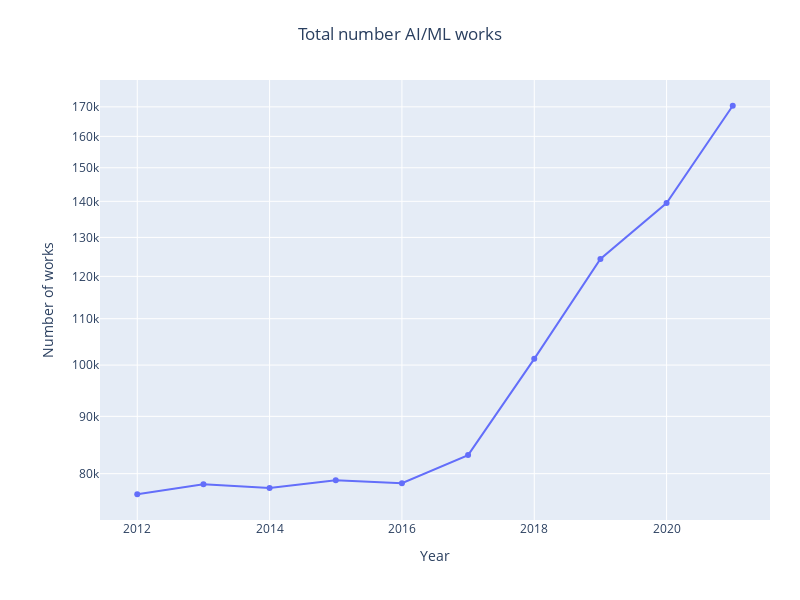

Write notebook code for a chart like this one.
### Code cell
fig = go.Figure()
fig.add_trace(
    go.Scatter(
        x=total_eac_work_counts['year'],
        y=total_eac_work_counts,
        mode='lines+markers',
    ),
)

## Plot layout
dates = np.arange(2010, 2022 + 1)
y_ticks = np.arange(0, 101, 10)
y_tick_text = [0, 10, 20, 30, 40, 50, 60, 70, 80, 90, 100]

# set_default_fig_layout(fig, dates, dates, y_ticks, y_tick_text)

fig.update_yaxes(type="log")
fig.update_layout(
    title='Total number AI/ML works',
    xaxis_title='Year',
    yaxis_title='Number of works',
)
fig.update_layout(
    autosize=False,
    width=800,
    height=600,
    title_x=0.5,
    margin=dict(l=100, r=30, t=80, b=80),
)

## Save plot
# fig.write_image(result_file_location + 'field_authors.png', scale=2)

## Show plot
fig.show()

### Figure 1 — Plotly figure (JSON) as saved in the notebook; plotly's stock layout.template omitted (floating-point values rounded to 4 significant figures)
{"data": [{"mode": "lines+markers", "type": "scatter", "x": [2012, 2013, 2014, 2015, 2016, 2017, 2018, 2019, 2020, 2021], "y": [76687, 78273, 77675, 78924, 78452, 83113, 101293, 124377, 139530, 170388]}], "layout": {"autosize": false, "height": 600, "margin": {"b": 80, "l": 100, "r": 30, "t": 80}, "title": {"text": "Total number AI/ML works", "x": 0.5}, "width": 800, "xaxis": {"title": {"text": "Year"}}, "yaxis": {"title": {"text": "Number of works"}, "type": "log"}}}
